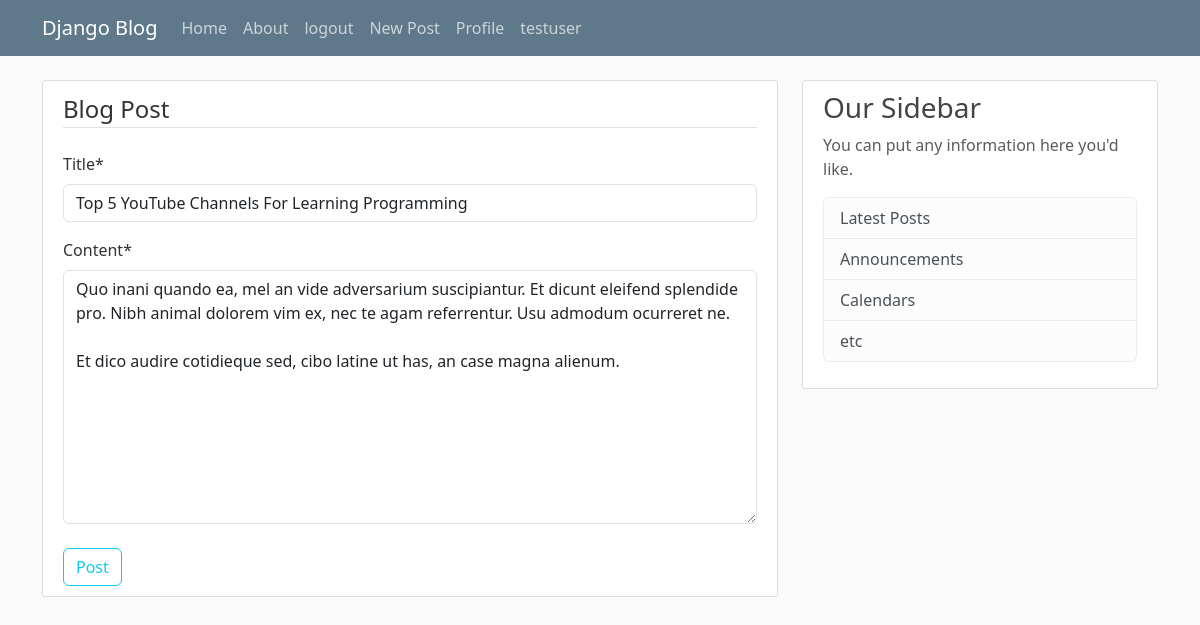
The app's page /post/33/update/ (signed in) with its own data.
### blog/models.py (models this page shows, shortened)
class Post(models.Model):
    title= models.CharField(max_length=200)
    content = models.TextField()
    date_posted= models.DateTimeField(default=timezone.now)
    author= models.ForeignKey(User, on_delete=models.CASCADE)
    """
    redirect user after form submission successfully,
    it allows you to get URL for an instance of that model

    """

### blog/views.py (the view, shortened to what this page needs)
# urls.py: path('post/<int:pk>/update/',PostUpdateView.as_view(), name='post-update' ),
class PostUpdateView(LoginRequiredMixin, UserPassesTestMixin ,UpdateView):
    model = Post
    fields =["title", "content"]
    "only the author of post can ipdate post"
    def test_func(self):
        post= self.get_object()
        if self.request.user == post.author:
            return True
        return False

### blog/templates/blog/post_form.html (shortened to what this page needs)
{% extends "blog/base.html"%}
{% load crispy_forms_tags %}
{% block content %}
<div class="content-section">
    <form action="" method="post">
        <fieldset class="form-group">
            <legend class=" border-bottom mb-4">Blog Post</legend>
            {{form | crispy }}
        </fieldset>
        <div class="form-group">
            <button type="submit" class="btn btn-outline-info mt-2">Post</button>
        </div>
    </form>
</div>
{% endblock content %}

### blog/templates/blog/base.html (shortened to what this page needs)
{% load static %}
<!doctype html>
<html lang="en">
  <head>
    <link href="https://cdn.jsdelivr.net/npm/bootstrap@5.3.3/dist/css/bootstrap.min.css" rel="stylesheet">
    <link rel="stylesheet" href="{% static 'blog/main.css' %}">
  </head>
  <body>
    <header class="site-header">
        <nav class="navbar navbar-expand-md navbar-dark bg-steel fixed-top">
          <div class="container">
            <a class="navbar-brand mr-4" href="{%  url 'blog-home'%}">Django Blog</a>
            <div class="collapse navbar-collapse" id="navbarToggle">
              <div class="navbar-nav mr-auto">
                <a class="nav-item nav-link" href="{% url 'blog-home' %}">Home</a>
                <a class="nav-item nav-link" href="{% url 'blog-about'%}">About</a>
              </div>
              <div class="navbar-nav">
                {% if user.is_authenticated %}
                <form  method="post" action="{% url 'logout' %}">
                  <button class="nav-link" type="submit">logout</button>
              </form>
                <a class="nav-item nav-link" href="{% url 'post-create' %}"> New Post</a>
                <a class="nav-item nav-link" href="{% url 'profile' %}">Profile</a>
                <div style="margin-right: 1rem;">
                  <a class="nav-link "> {{user.username}}</a>
                </div>
                {% else %}
                <a class="nav-item nav-link" href="{% url 'login' %}">Login</a>
                <a class="nav-item nav-link" href="{% url 'register'%}">Register</a>
                {% endif %}
              </div>
            </div>
          </div>
        </nav>
      </header>
      <main role="main" class="container">
        <div class="row">
          <div class="col-md-8">
            {% block content %}{% endblock %}
          </div>
          <div class="col-md-4">
            <div class="content-section">
              <h3>Our Sidebar</h3>
              <p class='text-muted'>You can put any information here you'd like.
                <ul class="list-group">
                  <li class="list-group-item list-group-item-light">Latest Posts</li>
                  <li class="list-group-item list-group-item-light">Announcements</li>
                  <li class="list-group-item list-group-item-light">Calendars</li>
                  <li class="list-group-item list-group-item-light">etc</li>
                </ul>
              </p>
            </div>
          </div>
        </div>
      </main>
  </body>
</html>

### blog/static/blog/main.css (style rules this page uses)
body { background: #fafafa; color: #333333; margin-top: 5rem; }
h1, h2, h3, h4, h5, h6 { color: #444444; }
ul { margin: 0; }
.bg-steel { background-color: #5f788a; }
.site-header .navbar-nav .nav-link { color: #cbd5db; }
.content-section { background: #ffffff; padding: 10px 20px; border: 1px solid #dddddd; border-radius: 3px; margin-bottom: 20px; }

### records on screen
Post: title "Top 5 YouTube Channels For Learning Programming", content "Quo inani quando ea, mel an vide adversarium suscipiantur. Et dicunt eleifend splendide pro. Nibh animal dolorem vim ex, nec te agam referrentur. Usu admodum ocurreret ne. Et dico audire cotidieque sed, cibo latine ut has, an case magna alienum."

### other values on screen
{{ user.username }} "testuser"
